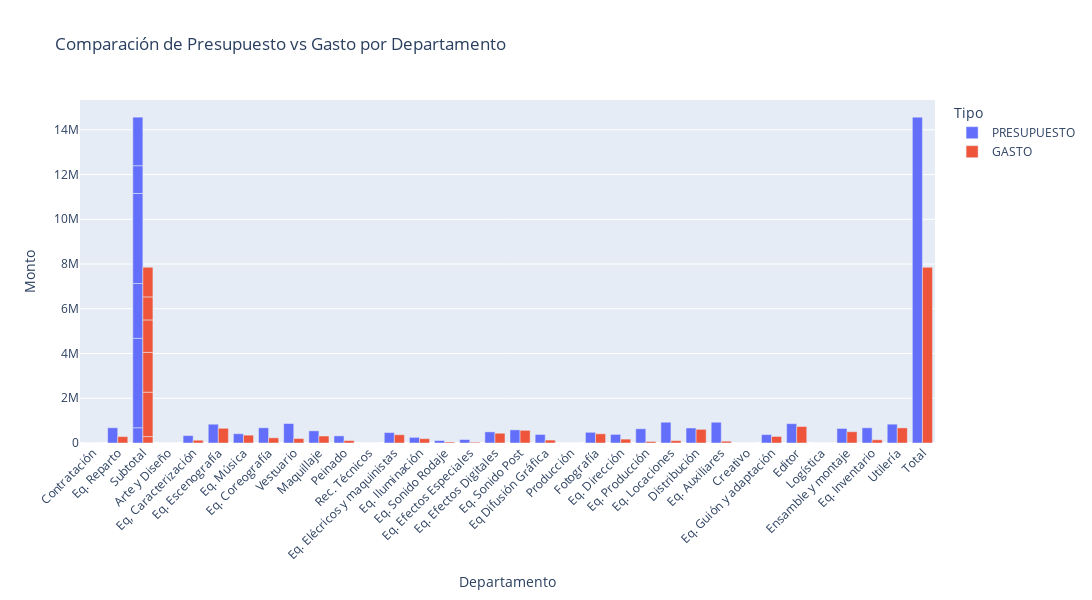

Notebook source saved alongside this figure:
### Markdown cell above
### COMPARACIÓN ENTRE GASTO Y PRESUPUESTO

### Code cell
import plotly.express as px

df_long = df.melt(id_vars="DEPARTAMENTO", 
                        value_vars=["PRESUPUESTO", "GASTO"], 
                        var_name="Tipo", 
                        value_name="Monto") 

# Crear gráfico interactivo de barras
fig = px.bar(df_long, 
             x="DEPARTAMENTO", 
             y="Monto", 
             color="Tipo", 
             barmode="group", 
             title="Comparación de Presupuesto vs Gasto por Departamento")

fig.update_layout(
    xaxis_title="Departamento",
    yaxis_title="Monto",
    xaxis_tickangle=-45,
    height=600,
    width=1500
)

fig.show()

### Figure 1 — Plotly figure (JSON) as saved in the notebook; plotly's stock layout.template omitted (floating-point values rounded to 4 significant figures)
{"data": [{"alignmentgroup": "True", "hovertemplate": "Tipo=PRESUPUESTO<br>DEPARTAMENTO=%{x}<br>Monto=%{y}<extra></extra>", "legendgroup": "PRESUPUESTO", "marker": {"color": "#636efa", "pattern": {"shape": ""}}, "name": "PRESUPUESTO", "offsetgroup": "PRESUPUESTO", "orientation": "v", "showlegend": true, "textposition": "auto", "type": "bar", "x": ["Contratación", "Eq. Reparto", "Subtotal", "Arte y Diseño", "Eq, Caracterización", "Eq. Escenografía", "Eq. Música", "Eq. Coreografía", "Vestuario", "Maquillaje", "Peinado", "Subtotal", "Rec. Técnicos", "Eq. Elécricos y maquinistas", "Eq. Iluminación", "Eq. Sonido Rodaje", "Eq. Efectos Especiales", "Eq. Efectos Digitales", "Eq. Sonido Post", "Eq Difusión Gráfica", "Subtotal", "Producción", "Fotografía", "Eq. Dirección", "Eq. Producción", "Eq. Locaciones", "Distribución", "Eq. Auxiliares", "Subtotal", "Creativo", "Eq. Guión y adaptación", "Editor", "Subtotal", "Logística", "Ensamble y montaje", "Eq. Inventario", "Utilería", "Subtotal", "Total"], "xaxis": "x", "y": [0.0, 681800.0, 681800.0, 0.0, 330900.0, 839800.0, 415000.0, 680500.0, 869300.0, 542900.0, 317800.0, 3996000.0, 0.0, 465700.0, 252300.0, 109800.0, 155300.0, 497400.0, 587300.0, 382300.0, 2450000.0, 0.0, 477800.0, 384600.0, 636500.0, 928900.0, 671600.0, 927400.0, 4027000.0, 0.0, 375700.0, 864300.0, 1240000.0, 0.0, 649400.0, 679500.0, 841600.0, 2170000.0, 14570000.0], "yaxis": "y"}, {"alignmentgroup": "True", "hovertemplate": "Tipo=GASTO<br>DEPARTAMENTO=%{x}<br>Monto=%{y}<extra></extra>", "legendgroup": "GASTO", "marker": {"color": "#EF553B", "pattern": {"shape": ""}}, "name": "GASTO", "offsetgroup": "GASTO", "orientation": "v", "showlegend": true, "textposition": "auto", "type": "bar", "x": ["Contratación", "Eq. Reparto", "Subtotal", "Arte y Diseño", "Eq, Caracterización", "Eq. Escenografía", "Eq. Música", "Eq. Coreografía", "Vestuario", "Maquillaje", "Peinado", "Subtotal", "Rec. Técnicos", "Eq. Elécricos y maquinistas", "Eq. Iluminación", "Eq. Sonido Rodaje", "Eq. Efectos Especiales", "Eq. Efectos Digitales", "Eq. Sonido Post", "Eq Difusión Gráfica", "Subtotal", "Producción", "Fotografía", "Eq. Dirección", "Eq. Producción", "Eq. Locaciones", "Distribución", "Eq. Auxiliares", "Subtotal", "Creativo", "Eq. Guión y adaptación", "Editor", "Subtotal", "Logística", "Ensamble y montaje", "Eq. Inventario", "Utilería", "Subtotal", "Total"], "xaxis": "x", "y": [0.0, 286500.0, 286500.0, 0.0, 124200.0, 657900.0, 351500.0, 232000.0, 199400.0, 312600.0, 108900.0, 1986000.0, 0.0, 368200.0, 194500.0, 44870.0, 36080.0, 436200.0, 566500.0, 131500.0, 1778000.0, 0.0, 411100.0, 174000.0, 68410.0, 105500.0, 610100.0, 81010.0, 1450000.0, 0.0, 293000.0, 736700.0, 1030000.0, 0.0, 504000.0, 144500.0, 675400.0, 1324000.0, 7855000.0], "yaxis": "y"}], "layout": {"barmode": "group", "height": 600, "legend": {"title": {"text": "Tipo"}, "tracegroupgap": 0}, "title": {"text": "Comparación de Presupuesto vs Gasto por Departamento"}, "width": 1500, "xaxis": {"anchor": "y", "domain": [0, 1], "tickangle": -45, "title": {"text": "Departamento"}}, "yaxis": {"anchor": "x", "domain": [0, 1], "title": {"text": "Monto"}}}}
